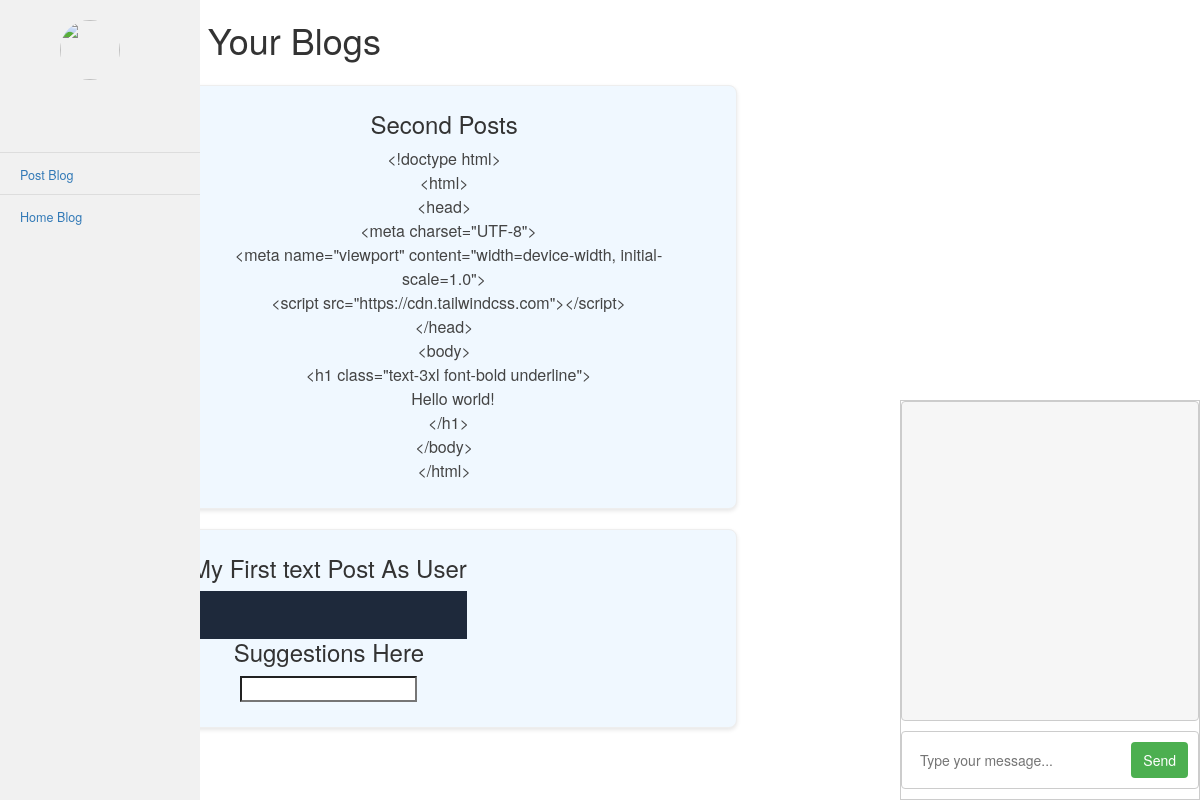
/Blog/home.php, run on an earlier commit of the app's database.
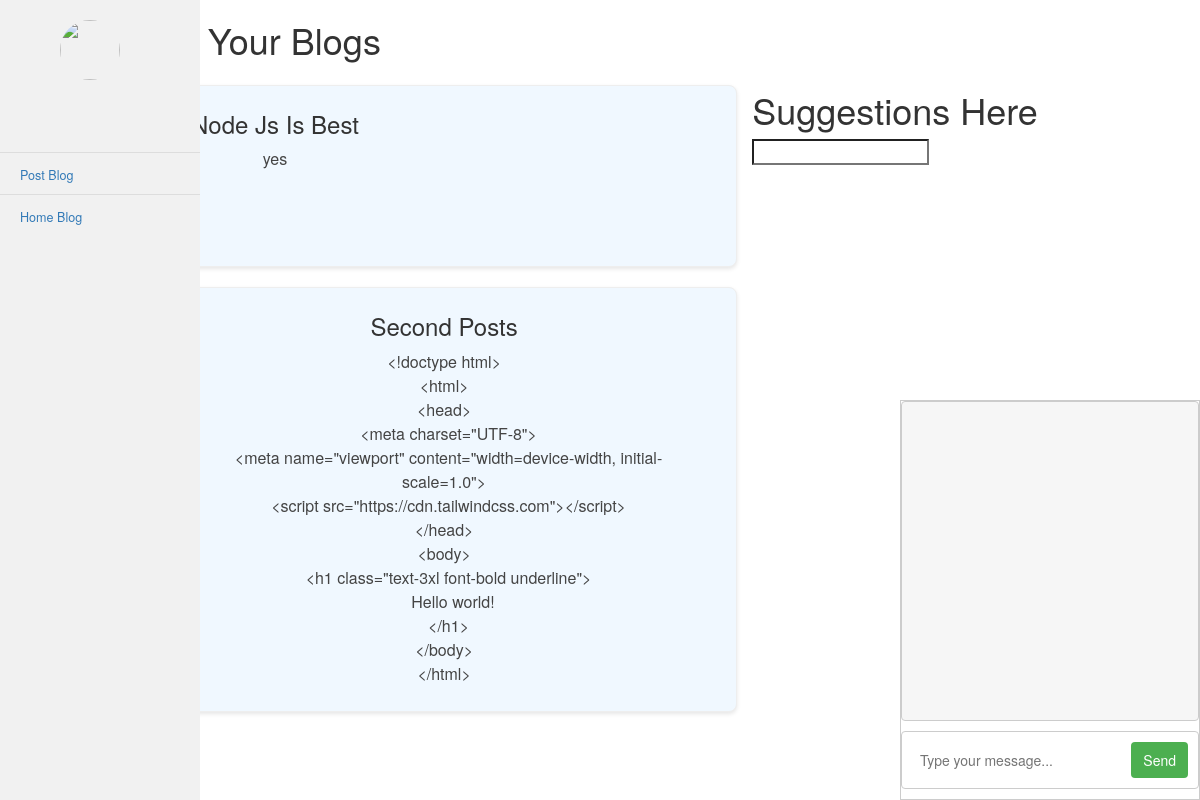
And on a later commit of the database.
### tables this page shows
CREATE TABLE `community` (
  `id` int(10) NOT NULL,
  `title` varchar(40) NOT NULL,
  `contents` varchar(500) NOT NULL,
  `username` varchar(20) NOT NULL,
  `p_p` varchar(100) NOT NULL,
  `tags` varchar(250) NOT NULL,
  `timestamp` timestamp NOT NULL DEFAULT current_timestamp() ON UPDATE current_timestamp()
);

### Blog/home.php (the view, shortened to what this page needs)
<!DOCTYPE html>
<html lang="en">
<head>
</head>
<body>
    <h1> Start Writing Your Blogs </h1>
    <div class="container">
        <div class="sidenav">
            <?php include 'include/sidenav.php' ?>
        </div>
        <div class="contents">
            <?php $conn = mysqli_connect('localhost', 'root', '', 'chat_app_db');
            $sql = "SELECT community.contents as contents , community.username,community.title as title, users.name as name , users.lastname as lastname, users.p_p as profile
               FROM community
               LEFT JOIN users ON users.username = community.username ORDER BY community.id DESC
";
            $result = mysqli_query($conn, $sql);
            while ($row = mysqli_fetch_assoc($result)) {
                $contents =  $row['contents'];
                $name = $row['name'];
                $title = $row['title'];
                $lastname = $row['lastname'];
            ?>
                <div class="blogs">
                    <div class="profile">
                        <h5> <?php echo $name ?> </h5>
                        <h5> <?php echo $lastname ?> </h5>
                    </div>
                    <div class="contents">
                        <h1> <?php echo $title ?> </h1>
                        <p> <?php echo $contents ?>
                    </div>
                </div>
            <?php
            }
?>
        </div>
        <div class="">
             <h1>    Suggestions Here </h1>
<div>
    <input type="search" id="search-input">
</div>
        <div id="chat-container">
            <div id="chat-messages"></div>
            <form id="chat-form">
                <input type="text" id="chat-message" name="message" placeholder="Type your message...">
                <button type="submit">Send</button>
            </form>
        </div>
    </div>
</body>
</html>

What changed in the data, as far as the page shows it:
removed community: title "My First text Post As User"
added community: title "Node Js Is Best", contents "yes"
